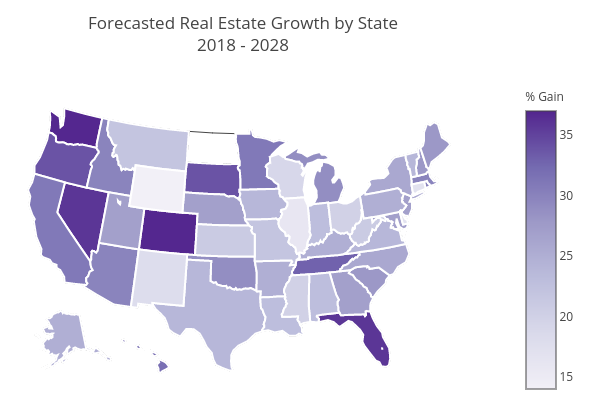

Reproduce this figure in Python.
# Get this figure: fig = py.get_figure("https://plot.ly/~terryollila/0/")
# Get this figure's data: data = py.get_figure("https://plot.ly/~terryollila/0/").get_data()
# Add data to this figure: py.plot(Data([Scatter(x=[1, 2], y=[2, 3])]), filename ="d3-cloropleth-map", fileopt="extend")
# Get z data of first trace: z1 = py.get_figure("https://plot.ly/~terryollila/0/").get_data()[0]["z"]

# Get figure documentation: https://plot.ly/python/get-requests/
# Add data documentation: https://plot.ly/python/file-options/

# If you're using unicode in your file, you may need to specify the encoding.
# You can reproduce this figure in Python with the following code!

# Learn about API authentication here: https://plot.ly/python/getting-started
# Find your api_key here: https://plot.ly/settings/api

import plotly.plotly as py
from plotly.graph_objs import *
py.sign_in('username', 'api_key')
trace1 = {
  "uid": "90fb2c13-dc70-4d1b-a231-0cd7fe53e833", 
  "type": "choropleth", 
  "zsrc": "terryollila:1:292023", 
  "z": [37, 37, 36, 36, 34, 34, 33, 32, 31, 31, 30, 30, 30, 30, 29, 29, 29, 28, 28, 28, 27, 27, 27, 27, 27, 26, 26, 25, 25, 25, 25, 24, 24, 24, 24, 23, 23, 23, 22, 22, 21, 21, 20, 20, 19, 18, 17, 17, 16, 14], 
  "marker": {"line": {
      "color": "rgb(255,255,255)", 
      "width": 2
    }}, 
  "textsrc": "terryollila:1:1d686b", 
  "text": ["CO", "WA", "FL", "NV", "SD", "OR", "TN", "HI", "MN", "CA", "RI", "MA", "AZ", "ID", "DC", "MI", "OK", "NH", "SC", "ME", "MD", "GA", "UT", "NJ", "NE", "NY", "NC", "AR", "AK", "PA", "KY", "VA", "IA", "VT", "TX", "LA", "AL", "IN", "MO", "MT", "KS", "WV", "OH", "MS", "WI", "NM", "DE", "CT", "IL", "WY"], 
  "colorbar": {"title": {"text": "% Gain"}}, 
  "colorscale": [
    [0.0, "rgb(242,240,247)"], [0.2, "rgb(218,218,235)"], [0.4, "rgb(188,189,220)"], [0.6, "rgb(158,154,200)"], [0.8, "rgb(117,107,177)"], [1.0, "rgb(84,39,143)], 
  "locationmode": "USA-states", 
  "locationssrc": "terryollila:1:978052", 
  "locations": ["CO", "WA", "FL", "NV", "SD", "OR", "TN", "HI", "MN", "CA", "RI", "MA", "AZ", "ID", "DC", "MI", "OK", "NH", "SC", "ME", "MD", "GA", "UT", "NJ", "NE", "NY", "NC", "AR", "AK", "PA", "KY", "VA", "IA", "VT", "TX", "LA", "AL", "IN", "MO", "MT", "KS", "WV", "OH", "MS", "WI", "NM", "DE", "CT", "IL", "WY"], 
  "autocolorscale": False
}
data = Data([trace1])
layout = {
  "geo": {
    "scope": "usa", 
    "lakecolor": "rgb(255, 255, 255)", 
    "showlakes": True, 
    "projection": {"type": "albers usa"}
  }, 
  "title": {"text": "Forecasted Real Estate Growth by State<br>2018 - 2028"}
}
fig = Figure(data=data, layout=layout)
plot_url = py.plot(fig)
